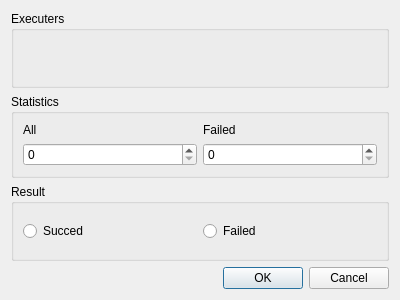
<?xml version="1.0" encoding="UTF-8"?>
<ui version="4.0">
 <class>execute</class>
 <widget class="QDialog" name="execute">
  <property name="geometry">
   <rect>
    <x>0</x>
    <y>0</y>
    <width>400</width>
    <height>300</height>
   </rect>
  </property>
  <property name="windowTitle">
   <string>Mission</string>
  </property>
  <layout class="QVBoxLayout" name="verticalLayout_2">
   <item>
    <widget class="QGroupBox" name="groupBox">
     <property name="title">
      <string>Executers</string>
     </property>
     <layout class="QGridLayout" name="gridLayout_4">
      <item row="0" column="0">
       <layout class="QGridLayout" name="gridLayout_3"/>
      </item>
     </layout>
    </widget>
   </item>
   <item>
    <layout class="QVBoxLayout" name="verticalLayout">
     <item>
      <widget class="QGroupBox" name="groupBox_2">
       <property name="title">
        <string>Statistics</string>
       </property>
       <layout class="QGridLayout" name="gridLayout_2">
        <item row="0" column="0">
         <layout class="QGridLayout" name="gridLayout">
          <item row="0" column="1">
           <widget class="QLabel" name="label_2">
            <property name="text">
             <string>Failed</string>
            </property>
           </widget>
          </item>
          <item row="0" column="0">
           <widget class="QLabel" name="label">
            <property name="text">
             <string>All</string>
            </property>
           </widget>
          </item>
          <item row="1" column="0">
           <widget class="QSpinBox" name="spinBox"/>
          </item>
          <item row="1" column="1">
           <widget class="QSpinBox" name="spinBox_2"/>
          </item>
         </layout>
        </item>
       </layout>
      </widget>
     </item>
    </layout>
   </item>
   <item>
    <widget class="QGroupBox" name="groupBox_3">
     <property name="title">
      <string>Result</string>
     </property>
     <layout class="QHBoxLayout" name="horizontalLayout_2">
      <item>
       <layout class="QHBoxLayout" name="horizontalLayout">
        <item>
         <widget class="QRadioButton" name="radioButton">
          <property name="text">
           <string>Succed</string>
          </property>
         </widget>
        </item>
        <item>
         <widget class="QRadioButton" name="radioButton_2">
          <property name="text">
           <string>Failed</string>
          </property>
         </widget>
        </item>
       </layout>
      </item>
     </layout>
    </widget>
   </item>
   <item>
    <widget class="QDialogButtonBox" name="buttonBox">
     <property name="orientation">
      <enum>Qt::Horizontal</enum>
     </property>
     <property name="standardButtons">
      <set>QDialogButtonBox::Cancel|QDialogButtonBox::Ok</set>
     </property>
    </widget>
   </item>
  </layout>
 </widget>
 <resources/>
 <connections>
  <connection>
   <sender>buttonBox</sender>
   <signal>accepted()</signal>
   <receiver>execute</receiver>
   <slot>accept()</slot>
   <hints>
    <hint type="sourcelabel">
     <x>248</x>
     <y>254</y>
    </hint>
    <hint type="destinationlabel">
     <x>157</x>
     <y>274</y>
    </hint>
   </hints>
  </connection>
  <connection>
   <sender>buttonBox</sender>
   <signal>rejected()</signal>
   <receiver>execute</receiver>
   <slot>reject()</slot>
   <hints>
    <hint type="sourcelabel">
     <x>316</x>
     <y>260</y>
    </hint>
    <hint type="destinationlabel">
     <x>286</x>
     <y>274</y>
    </hint>
   </hints>
  </connection>
 </connections>
</ui>
